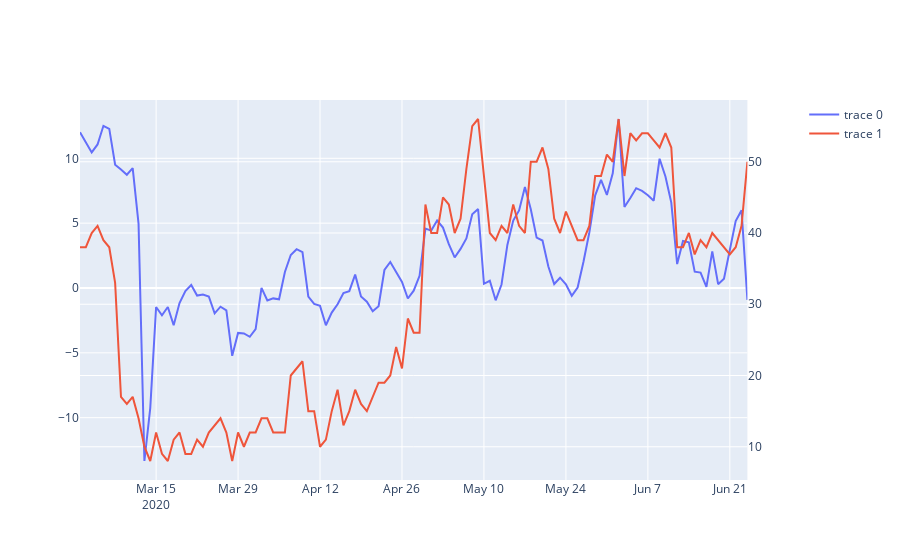

The notebook cell saved with this chart:
### Code cell
import plotly.express as px
from plotly.subplots import make_subplots
import plotly.graph_objects as go

fig = make_subplots(specs=[[{"secondary_y": True}]])


fig.add_trace(
    go.Scatter(x=basis_200626["date"], y=basis_200626["annual_basis"]),
   secondary_y=False
)


fig.add_trace(
    go.Scatter(x=basis_200626["date"], y=basis_200626["fear"]),
    secondary_y=True
)


fig.show()
